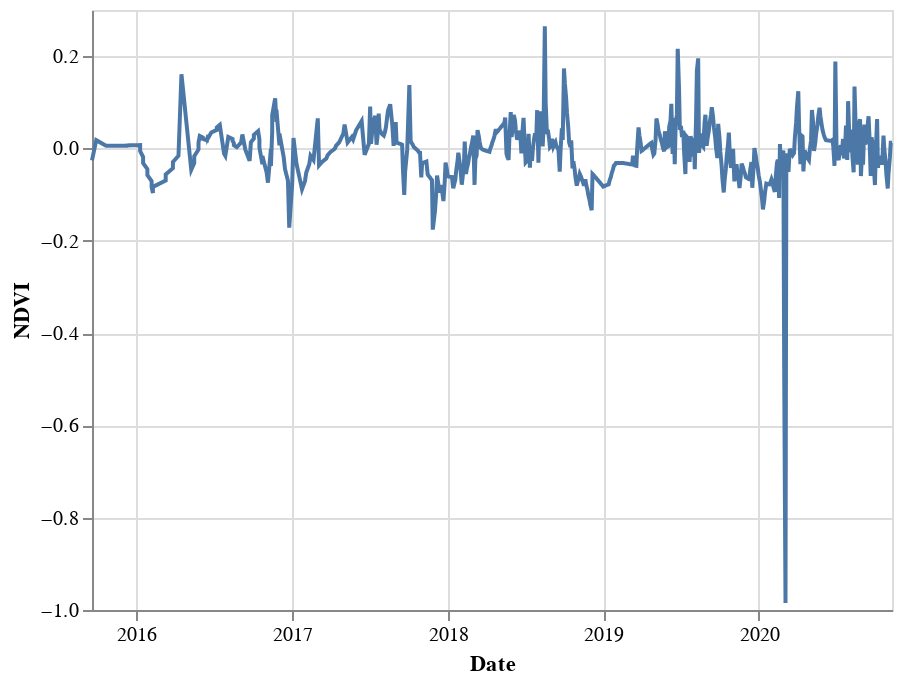

The code cell stored with this chart in its notebook:
### Markdown cell above
## Interactive mapping

### Make an interactive map with the chart data embedded

The information we just plotted can be placed onto the interactive map, using the 'Altair' module for plotting. 

Altair is designed to quickly make charts that can be displayed online

https://altair-viz.github.io/getting_started/overview.html

Using the "NDVI" and "Date" columns, plot the NDVI over time.

### Code cell
chart = alt.Chart(df).mark_line().encode(y='NDVI', x='Date')
chart

### Figure 1 — Vega-Lite specification as saved in the notebook (floating-point values rounded to 4 significant figures; data arrays with more than 128 entries replaced by an {"elided": "..."} marker saying what was removed)
{"config": {"view": {"continuousWidth": 400, "continuousHeight": 300}}, "data": {"name": "data-0d987f99d211509eb19fe7294db0a577"}, "mark": "line", "encoding": {"x": {"type": "temporal", "field": "Date"}, "y": {"type": "quantitative", "field": "NDVI"}}, "$schema": "https://vega.github.io/schema/vega-lite/v4.8.1.json", "datasets": {"data-0d987f99d211509eb19fe7294db0a577": {"elided": "599 records"}}}
